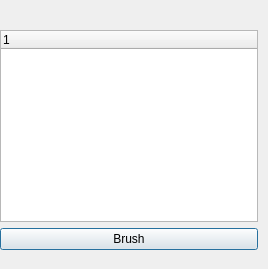
<?xml version="1.0" encoding="UTF-8"?>
<ui version="4.0">
 <class>Dialog</class>
 <widget class="QDialog" name="Dialog">
  <property name="geometry">
   <rect>
    <x>0</x>
    <y>0</y>
    <width>268</width>
    <height>269</height>
   </rect>
  </property>
  <property name="windowTitle">
   <string>Dialog</string>
  </property>
  <widget class="QWidget" name="">
   <property name="geometry">
    <rect>
     <x>0</x>
     <y>30</y>
     <width>258</width>
     <height>220</height>
    </rect>
   </property>
   <layout class="QVBoxLayout" name="verticalLayout">
    <item>
     <widget class="QTreeWidget" name="treeWidget">
      <column>
       <property name="text">
        <string notr="true">1</string>
       </property>
      </column>
     </widget>
    </item>
    <item>
     <widget class="QPushButton" name="pushButton">
      <property name="text">
       <string>Brush</string>
      </property>
     </widget>
    </item>
   </layout>
  </widget>
 </widget>
 <resources/>
 <connections/>
</ui>
